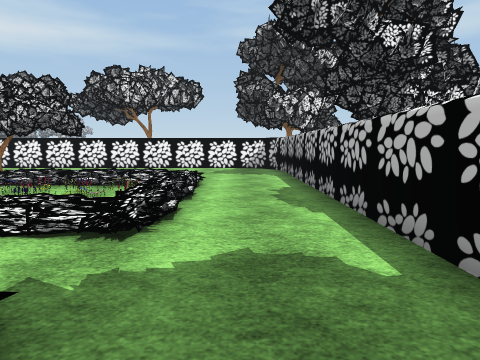
view 1 (above)

22 first-person views from a walk through a Unity game level. The camera is 1.4 m above the floor, tilts 6° down and sees 75° across. Doors are open. The floor is counted in squares, 2 m on a side. Each view is taken from the middle of a square. On the plan, view 1 faces up. The plan holds only what a view shows up to about 10 squares ahead; the rest is blank. The place goes on beyond the plan. The player character is not drawn. Some surface patterns are stand-ins.

view 2
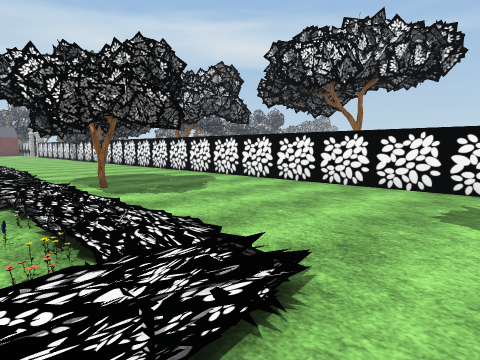

view 3
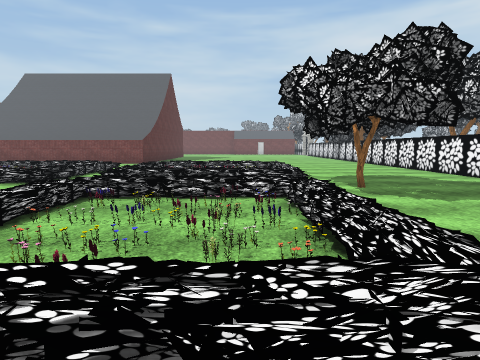

view 4
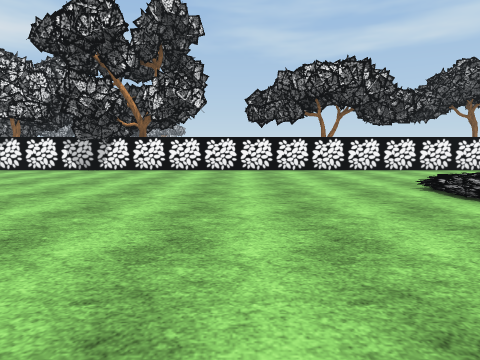

view 5
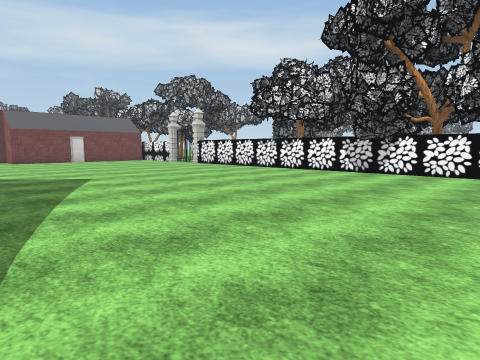

view 6
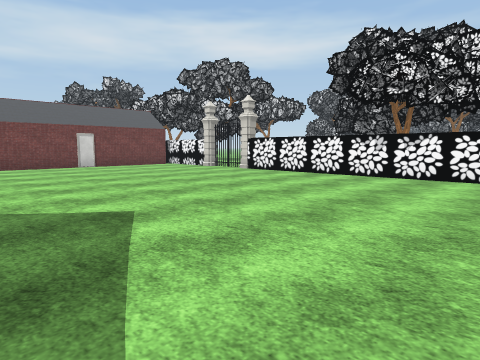

view 7
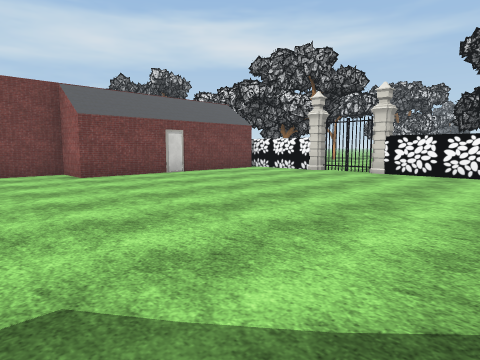

view 8
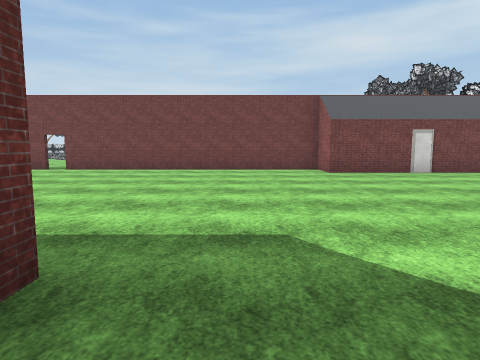

view 9
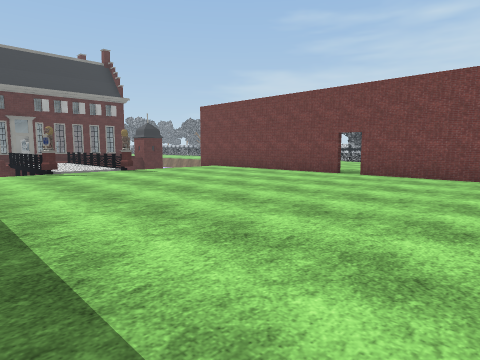

view 10
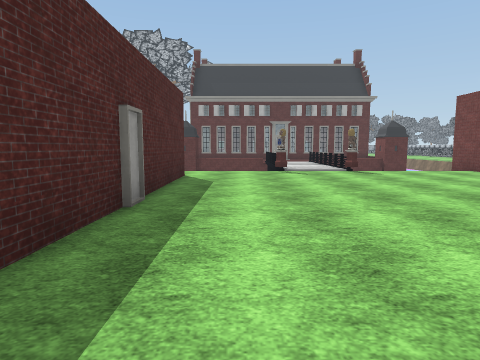

view 11
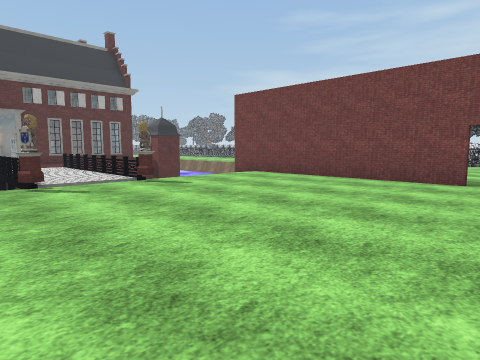

view 12
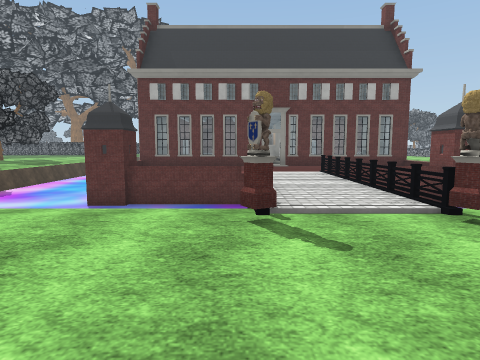

view 13
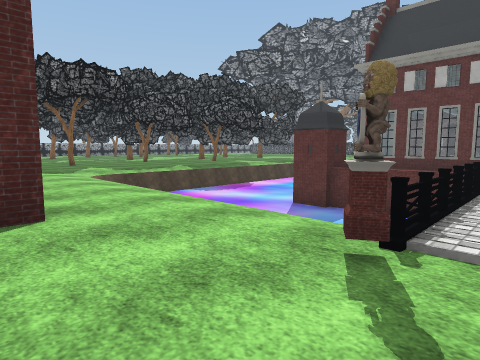

view 14
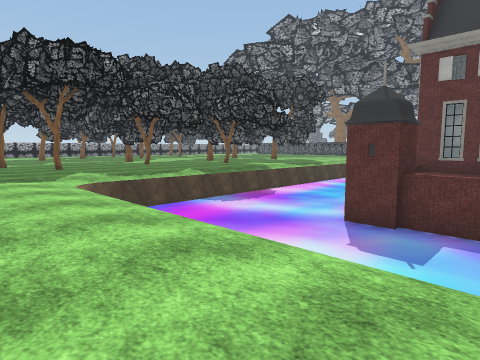

view 15
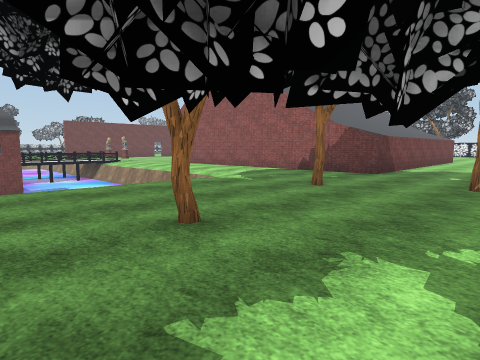

view 16
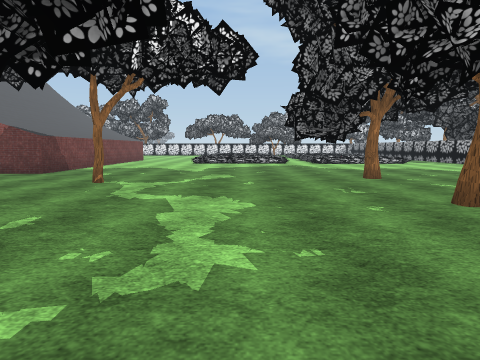

view 17
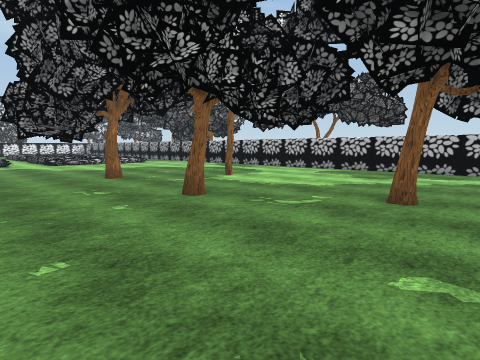

view 18
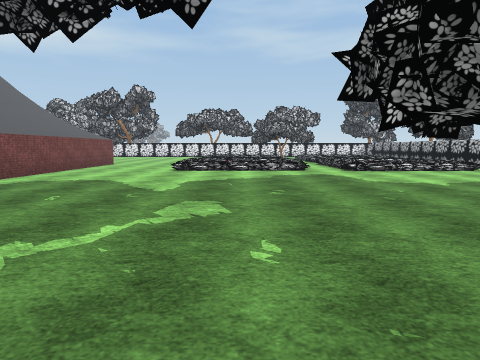

view 19
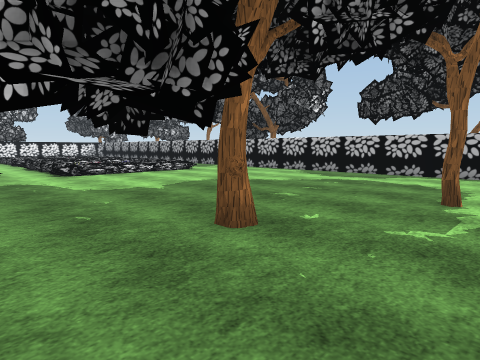

view 20
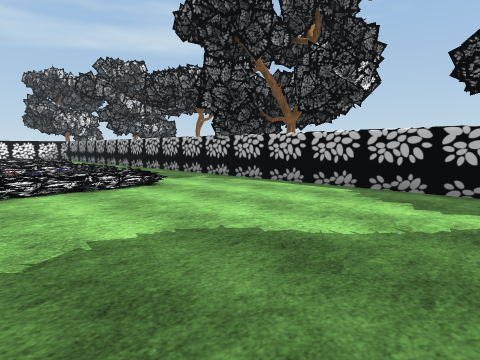

view 21
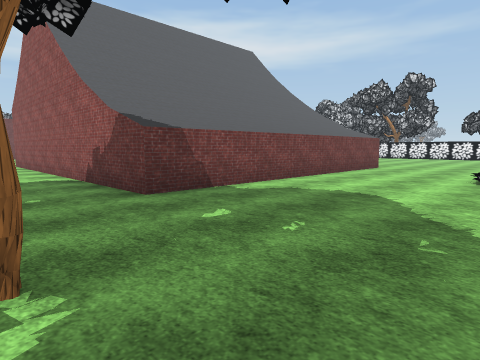

view 22
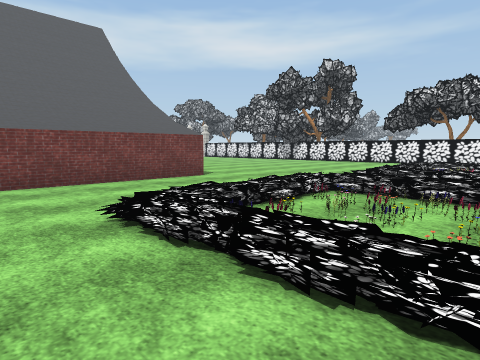

### Floor plan
Key: @ floor where view 1 was taken; # wall or solid block; x gap in a wall; . main floor; : floor 0.25 m higher than the main floor; - floor 0.25 m lower than the main floor; + floor 0.5 m higher than the main floor; _ floor 1.75 m lower than the main floor; / step, stairs or slope; = window, fence, low wall or low ledge; ≈ liquid the walk keeps out of; O other object.
Columns run from 31 left of view 1 to 2 right of it. Each row starts with its distance up from view 1.
 11    #OO####O###O#######O########
 10    .............................##
  9  #...............................#
  8  #...............................#
  7  #......................O.O......#
  6  #....................  OOOOOO+..#
  5 ##....................     OOO+..#
  4 #.....................     OOOO..#
  3 #....................      OOO/..#
  2 #..........  ........  O     ./..#
  1 #........#       #... OO///   /..#
  0 #........        #.../OO  /   O@.#
 -1 #........        #.../OO +.   O..#
 -2 #........#       #.../O O:.   /..O
 -3 #........#       #...//......./..#
 -4 x........#       #...............#
 -5 #........#       #...............#
 -6 #........#       #...............#
 -7 #........#########...............#
 -8 #................................#
 -9 #...O.O.................OOO......#
-10 x  /=/=////////.....O.......O....#
-11     =≈≈       ≈...O..............#
-12     =.≈≈≈≈≈≈≈≈≈...........O......#
-13     =.≈ ≈≈≈≈≈≈≈..................#
-14     =.=≈≈-≈≈≈≈≈....O.............#
-15 OO  ..   #_≈≈≈≈.....OO.....O.....#
-16            ≈≈≈   ..... .....

Where each view was taken, in squares from view 1:
view 1: 0 up, 0 right, facing up
view 2: 5 up, 0 right, facing up-left
view 3: 5 up, 0 right, facing left
view 4: 1 up, 13 left, facing up
view 5: 2 up, 14 left, facing up-left
view 6: 3 up, 18 left, facing up-left
view 7: 2 up, 22 left, facing up-left
view 8: 2 up, 21 left, facing left
view 9: 0 up, 23 left, facing down-left
view 10: 0 up, 24 left, facing down
view 11: 3 down, 24 left, facing down-left
view 12: 6 down, 25 left, facing down
view 13: 7 down, 26 left, facing down-right
view 14: 8 down, 24 left, facing down-right
view 15: 16 down, 10 left, facing up-left
view 16: 16 down, 8 left, facing up
view 17: 16 down, 8 left, facing up-right
view 18: 12 down, 8 left, facing up
view 19: 11 down, 7 left, facing up-right
view 20: 8 down, 4 left, facing up-right
view 21: 10 down, 9 left, facing up-left
view 22: 4 down, 7 left, facing up-left
